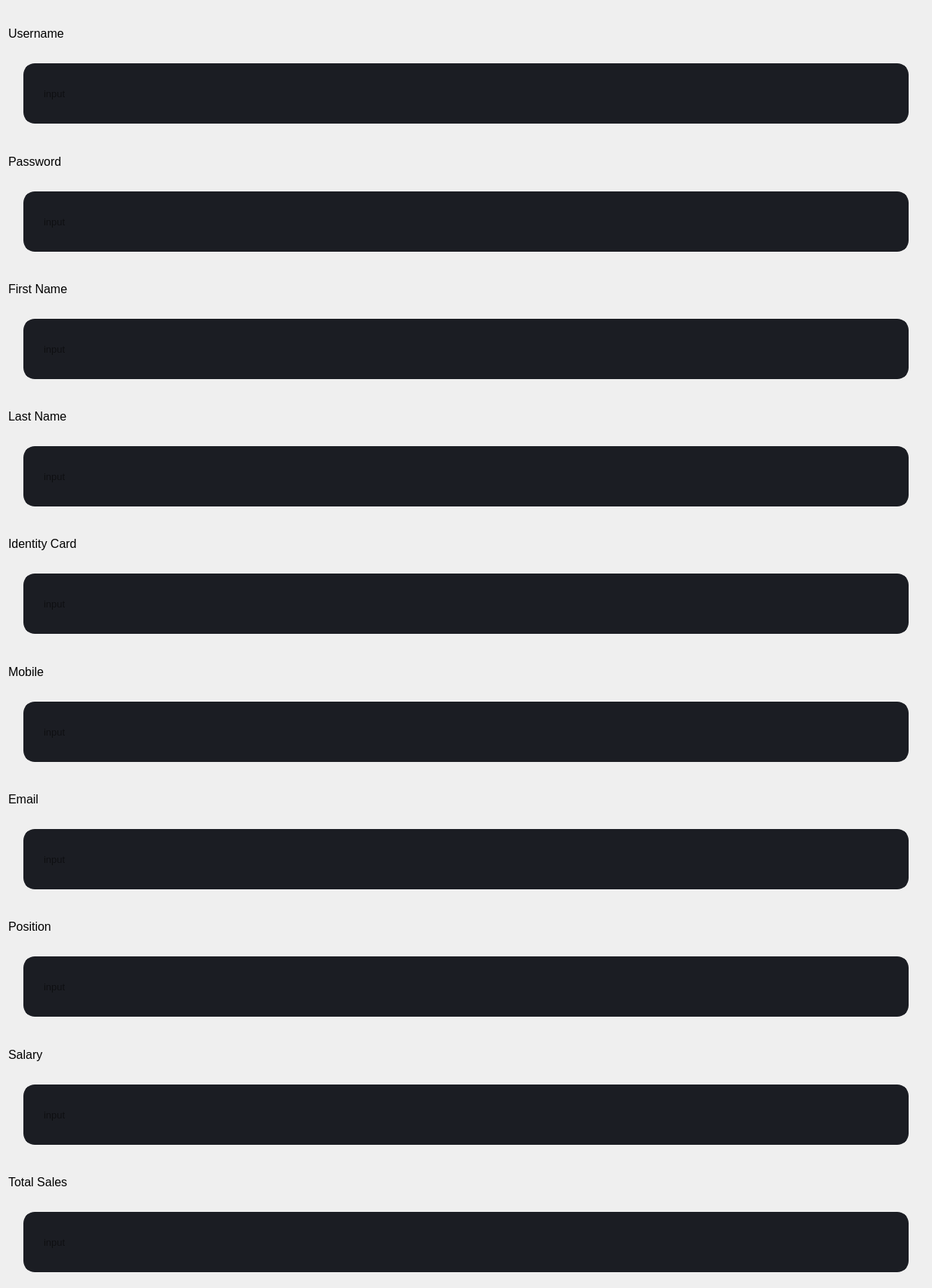
            <widget class="QWidget" name="scrollAreaWidgetContents_6">
             <property name="geometry">
              <rect>
               <x>0</x>
               <y>0</y>
               <width>1236</width>
               <height>1709</height>
              </rect>
             </property>
             <property name="styleSheet">
              <string notr="true">QLineEdit {
	background-color: rgb(27, 29, 35);
	border-radius: 15px;
	border: 5px solid rgb(27, 29, 35);
	padding: 15px;
	padding-left: 20px;
	margin: 0px 20px 10px 20px
}
QLineEdit:hover {
	border: 5px solid rgb(64, 71, 88);
}
QLineEdit:focus {
	border: 5px solid rgb(91, 101, 124);
}
</string>
             </property>
             <layout class="QVBoxLayout" name="verticalLayout_6">
              <item>
               <widget class="QLabel" name="label_52">
                <property name="font">
                 <font>
                  <pointsize>12</pointsize>
                 </font>
                </property>
                <property name="text">
                 <string>Username</string>
                </property>
               </widget>
              </item>
              <item>
               <widget class="QLineEdit" name="lineEdit_53">
                <property name="enabled">
                 <bool>false</bool>
                </property>
                <property name="minimumSize">
                 <size>
                  <width>0</width>
                  <height>90</height>
                 </size>
                </property>
                <property name="font">
                 <font>
                  <pointsize>10</pointsize>
                 </font>
                </property>
                <property name="styleSheet">
                 <string notr="true"/>
                </property>
                <property name="placeholderText">
                 <string>input</string>
                </property>
               </widget>
              </item>
              <item>
               <widget class="QLabel" name="label_53">
                <property name="font">
                 <font>
                  <pointsize>12</pointsize>
                 </font>
                </property>
                <property name="text">
                 <string>Password</string>
                </property>
               </widget>
              </item>
              <item>
               <widget class="QLineEdit" name="lineEdit_52">
                <property name="enabled">
                 <bool>false</bool>
                </property>
                <property name="minimumSize">
                 <size>
                  <width>0</width>
                  <height>90</height>
                 </size>
                </property>
                <property name="font">
                 <font>
                  <pointsize>10</pointsize>
                 </font>
                </property>
                <property name="styleSheet">
                 <string notr="true"/>
                </property>
                <property name="placeholderText">
                 <string>input</string>
                </property>
               </widget>
              </item>
              <item>
               <widget class="QLabel" name="label_33">
                <property name="font">
                 <font>
                  <pointsize>12</pointsize>
                 </font>
                </property>
                <property name="text">
                 <string>First Name</string>
                </property>
               </widget>
              </item>
              <item>
               <widget class="QLineEdit" name="lineEdit_51">
                <property name="enabled">
                 <bool>false</bool>
                </property>
                <property name="minimumSize">
                 <size>
                  <width>0</width>
                  <height>90</height>
                 </size>
                </property>
                <property name="font">
                 <font>
                  <pointsize>10</pointsize>
                 </font>
                </property>
                <property name="styleSheet">
                 <string notr="true"/>
                </property>
                <property name="placeholderText">
                 <string>input</string>
                </property>
               </widget>
              </item>
              <item>
               <widget class="QLabel" name="label_51">
                <property name="font">
                 <font>
                  <pointsize>12</pointsize>
                 </font>
                </property>
                <property name="text">
                 <string>Last Name</string>
                </property>
               </widget>
              </item>
              <item>
               <widget class="QLineEdit" name="lineEdit_50">
                <property name="enabled">
                 <bool>false</bool>
                </property>
                <property name="minimumSize">
                 <size>
                  <width>0</width>
                  <height>90</height>
                 </size>
                </property>
                <property name="font">
                 <font>
                  <pointsize>10</pointsize>
                 </font>
                </property>
                <property name="styleSheet">
                 <string notr="true"/>
                </property>
                <property name="placeholderText">
                 <string>input</string>
                </property>
               </widget>
              </item>
              <item>
               <widget class="QLabel" name="label_31">
                <property name="font">
                 <font>
                  <pointsize>12</pointsize>
                 </font>
                </property>
                <property name="frameShape">
                 <enum>QFrame::NoFrame</enum>
                </property>
                <property name="frameShadow">
                 <enum>QFrame::Plain</enum>
                </property>
                <property name="text">
                 <string>Identity Card</string>
                </property>
               </widget>
              </item>
              <item>
               <widget class="QLineEdit" name="lineEdit_31">
                <property name="enabled">
                 <bool>false</bool>
                </property>
                <property name="minimumSize">
                 <size>
                  <width>0</width>
                  <height>90</height>
                 </size>
                </property>
                <property name="font">
                 <font>
                  <pointsize>10</pointsize>
                 </font>
                </property>
                <property name="styleSheet">
                 <string notr="true"/>
                </property>
                <property name="placeholderText">
                 <string>input</string>
                </property>
               </widget>
              </item>
              <item>
               <widget class="QLabel" name="label_32">
                <property name="font">
                 <font>
                  <pointsize>12</pointsize>
                 </font>
                </property>
                <property name="text">
                 <string>Mobile</string>
                </property>
               </widget>
              </item>
              <item>
               <widget class="QLineEdit" name="lineEdit_32">
                <property name="minimumSize">
                 <size>
                  <width>0</width>
                  <height>90</height>
                 </size>
                </property>
                <property name="font">
                 <font>
                  <pointsize>10</pointsize>
                 </font>
                </property>
                <property name="styleSheet">
                 <string notr="true"/>
                </property>
                <property name="placeholderText">
                 <string>input</string>
                </property>
               </widget>
              </item>
              <item>
               <widget class="QLabel" name="label_50">
                <property name="font">
                 <font>
                  <pointsize>12</pointsize>
                 </font>
                </property>
                <property name="text">
                 <string>Email</string>
                </property>
               </widget>
              </item>
              <item>
               <widget class="QLineEdit" name="lineEdit_33">
                <property name="minimumSize">
                 <size>
                  <width>0</width>
                  <height>90</height>
                 </size>
                </property>
                <property name="font">
                 <font>
                  <pointsize>10</pointsize>
                 </font>
                </property>
                <property name="styleSheet">
                 <string notr="true"/>
                </property>
                <property name="placeholderText">
                 <string>input</string>
                </property>
               </widget>
              </item>
              <item>
               <widget class="QLabel" name="label_34">
                <property name="font">
                 <font>
                  <pointsize>12</pointsize>
                 </font>
                </property>
                <property name="text">
                 <string>Position</string>
                </property>
               </widget>
              </item>
              <item>
               <widget class="QLineEdit" name="lineEdit_34">
                <property name="minimumSize">
                 <size>
                  <width>0</width>
                  <height>90</height>
                 </size>
                </property>
                <property name="font">
                 <font>
                  <pointsize>10</pointsize>
                 </font>
                </property>
                <property name="styleSheet">
                 <string notr="true"/>
                </property>
                <property name="placeholderText">
                 <string>input</string>
                </property>
               </widget>
              </item>
              <item>
               <widget class="QLabel" name="label_35">
                <property name="font">
                 <font>
                  <pointsize>12</pointsize>
                 </font>
                </property>
                <property name="text">
                 <string>Salary</string>
                </property>
               </widget>
              </item>
              <item>
               <widget class="QLineEdit" name="lineEdit_35">
                <property name="minimumSize">
                 <size>
                  <width>0</width>
                  <height>90</height>
                 </size>
                </property>
                <property name="font">
                 <font>
                  <pointsize>10</pointsize>
                 </font>
                </property>
                <property name="styleSheet">
                 <string notr="true"/>
                </property>
                <property name="placeholderText">
                 <string>input</string>
                </property>
               </widget>
              </item>
              <item>
               <widget class="QLabel" name="label_36">
                <property name="font">
                 <font>
                  <pointsize>12</pointsize>
                 </font>
                </property>
                <property name="text">
                 <string>Total Sales</string>
                </property>
               </widget>
              </item>
              <item>
               <widget class="QLineEdit" name="lineEdit_36">
                <property name="minimumSize">
                 <size>
                  <width>0</width>
                  <height>90</height>
                 </size>
                </property>
                <property name="font">
                 <font>
                  <pointsize>10</pointsize>
                 </font>
                </property>
                <property name="styleSheet">
                 <string notr="true"/>
                </property>
                <property name="placeholderText">
                 <string>input</string>
                </property>
               </widget>
              </item>
             </layout>
            </widget>
